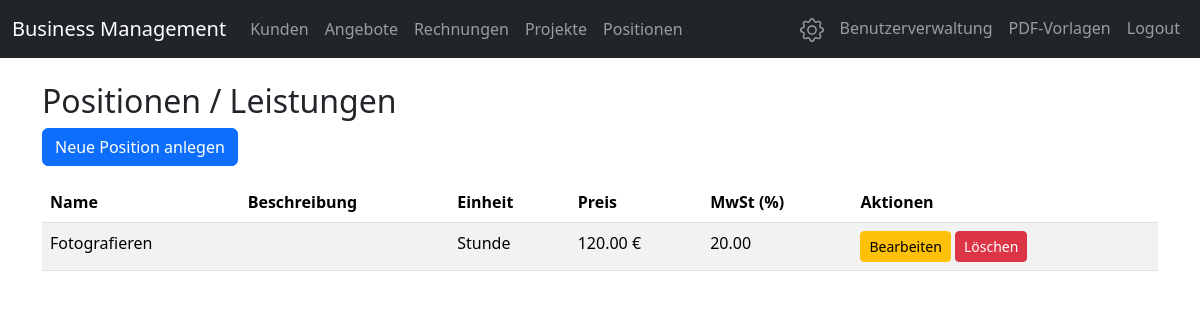
Before: /positions (signed in) with the older database file.
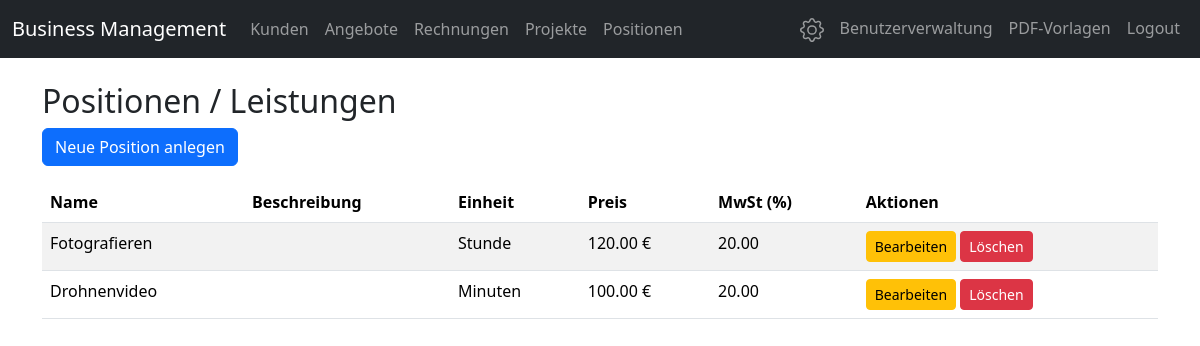
After: the same page with the newer database file.
### models.py (models this page shows)
class CatalogPosition(db.Model):
    __tablename__ = 'catalog_positions'
    id = db.Column(db.Integer, primary_key=True)
    name = db.Column(db.String(128), nullable=False)
    description = db.Column(db.Text)
    unit = db.Column(db.String(32), default='Stunde')
    price = db.Column(db.Float, nullable=False)
    vat = db.Column(db.Float, default=20.0)

### app.py (the view)
@app.route('/positions')
@login_required
def positions():
    positions = CatalogPosition.query.all()
    return render_template('positions.html', positions=positions)

### app.py (called while the page is built)
def login_required(f):
    @wraps(f)
    def decorated_function(*args, **kwargs):
        user_id = session.get('user_id')
        token_expiry = session.get('token_expiry')
        if not user_id or not token_expiry:
            return redirect(url_for('login'))
        if datetime.utcnow() > datetime.fromisoformat(token_expiry):
            session.clear()
            flash('Session abgelaufen. Bitte erneut anmelden.', 'warning')
            return redirect(url_for('login'))
        g.user = User.query.get(user_id)
        return f(*args, **kwargs)
    return decorated_function

### templates/positions.html
{% extends 'base.html' %}
{% block content %}
<h2>Positionen / Leistungen</h2>
<a href="/positions/new" class="btn btn-primary mb-3">Neue Position anlegen</a>
<table class="table table-striped">
    <thead>
        <tr>
            <th>Name</th>
            <th>Beschreibung</th>
            <th>Einheit</th>
            <th>Preis</th>
            <th>MwSt (%)</th>
            <th>Aktionen</th>
        </tr>
    </thead>
    <tbody>
    {% for pos in positions %}
        <tr>
            <td>{{ pos.name }}</td>
            <td>{{ pos.description }}</td>
            <td>{{ pos.unit }}</td>
            <td>{{ '%.2f'|format(pos.price) }} €</td>
            <td>{{ '%.2f'|format(pos.vat) }}</td>
            <td>
                <a href="/positions/{{ pos.id }}/edit" class="btn btn-sm btn-warning">Bearbeiten</a>
                <a href="/positions/{{ pos.id }}/delete" class="btn btn-sm btn-danger" onclick="return confirm('Position wirklich löschen?');">Löschen</a>
            </td>
        </tr>
    {% endfor %}
    </tbody>
</table>
{% endblock %}

Changed rows visible on the page:
added CatalogPosition: name "Drohnenvideo", unit "Minuten", price "100.00", vat "20.00"
